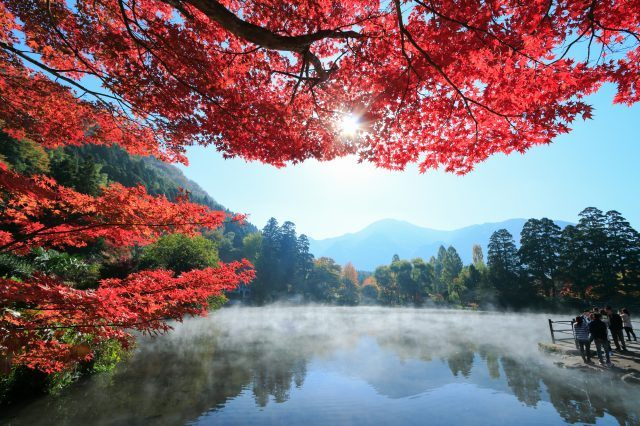
#> input picture original_image.png, 640 x 426 px
$ python main.py
#> lines starting #> are read from the running program, lines starting #| are printed output that depends on the picture
from PIL import Image
import numpy as np
import math
from scipy import signal
import matplotlib.pyplot as plt


def get_image_info(image_path: str, mode: str = "RGB") -> list[tuple]:
#> called with image_path = 'original_image.png', mode = 'RGB'
    image = Image.open(image_path).convert(mode)
#> image is the input picture: PIL image 640x426 RGB; mean R, G, B 129, 107.2, 112.7

    pixel = image.load()  # 载入图片信息

    # 获取图片大小
    width = image.size[0]
#> width = 640
    height = image.size[1]
#> height = 426

    info_list = []  # 创建空列表用于存储每个像素点的法向量

    for y in range(height):
        for x in range(width):
            info = pixel[x, y]
            info_list.append(info)
#> after the loop, info_list = 272640 items

    return info_list


def main():
    original_image_colors = get_image_info("original_image.png")
#> original_image_colors = 272640 items
    normal_vector_list = get_image_info("normal_map.png", "L")
#> call 2 of get_image_info, with image_path = 'normal_map.png', mode = 'L'
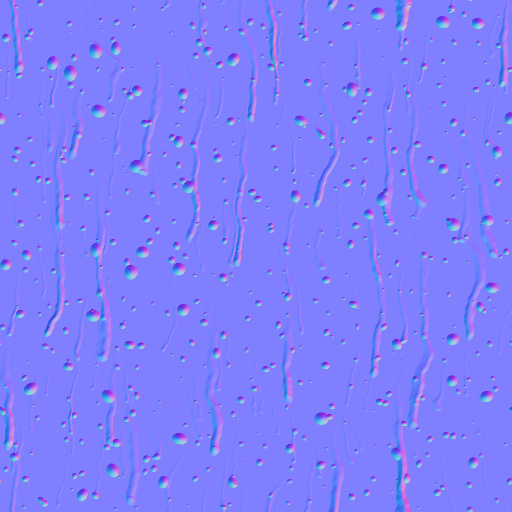
#> input picture normal_map.png, 512 x 512 px
#> in get_image_info (call 2), `image = Image.open(image_path).convert(mode)`:
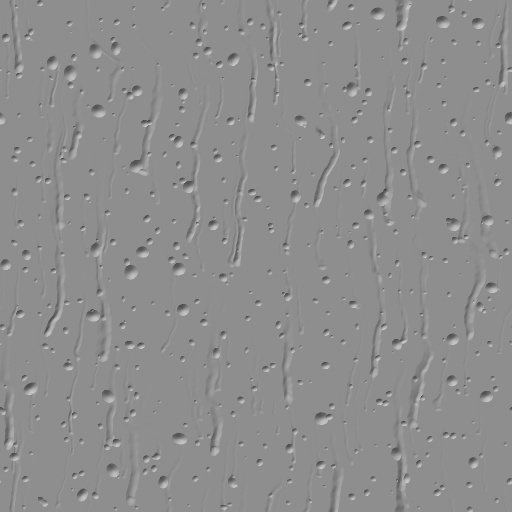
#> image: PIL image 512x512 L; min 67, max 205, mean 141.7
#> after the loop in get_image_info (call 2), `for y in range(height):`: info_list = 262144 items
#> normal_vector_list = 262144 items

    original_image = np.asarray(Image.open("original_image.png"))
    map_image = np.asarray(Image.open("normal_map.png"))
#> map_image is the input picture: shape (512, 512, 3); mean R, G, B 127.8, 127.3, 252.1

    print(original_image[0])
#> (printed output is left out)


    plt.imshow(original_image)
    plt.show()


if __name__ == '__main__':
    main()
